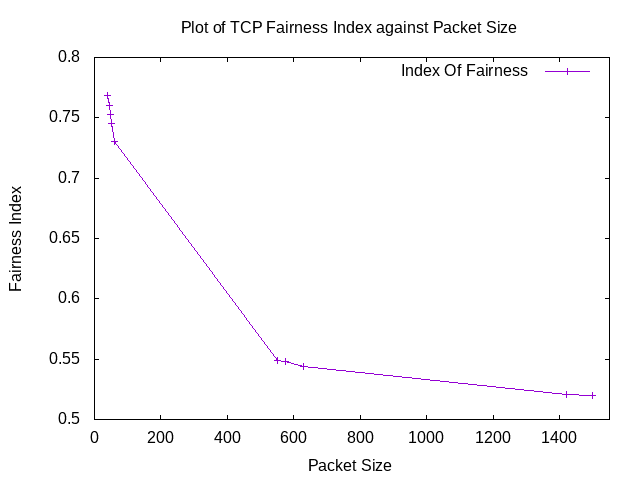

The script that saved this image:
set terminal png
set output "WirelessFairnessPlot.png"
set title "Plot of TCP Fairness Index against Packet Size"
set xlabel "Packet Size"
set ylabel "Fairness Index"

set xrange [0:1550]
plot "-"  title "Index Of Fairness " with linespoints
40 0.768203
44 0.760125
48 0.752639
52 0.745692
60 0.730718
552 0.549224
576 0.547819
628 0.543996
1420 0.520618
1500 0.51957
e
